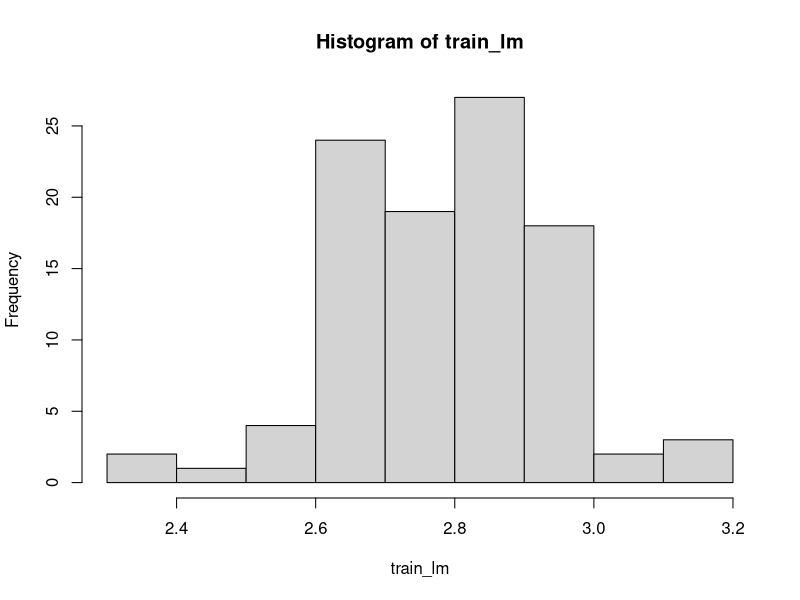
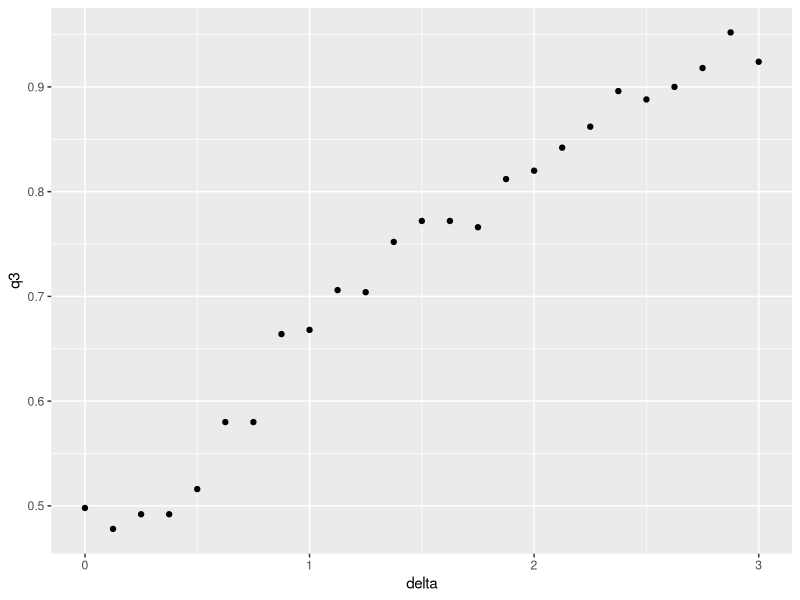

Write the R code that produced these figures, in order.
## ---- chunk 1
#eval=FALSE} 
n <- 100 
Sigma <- 9*matrix(c(1.0, 0.5, 0.5, 1.0), 2, 2) 
dat <- MASS::mvrnorm(n = 100, c(69, 69), Sigma) |> 
  data.frame() |> setNames(c("x", "y")) 
## ---- chunk 2
#eval=FALSE} 
#install.packages('DEoptimR') 
#install.packages("caret", dependencies = TRUE)
#install.packages("lifecycle")
library(ggplot2)
library(lattice)
library(caret)
library(tidyverse)
library(dslabs)
y <- dat$y 
test_index <- createDataPartition(y, times = 1, p = 0.5, list = FALSE) 
train_set <- dat |> slice(-test_index) 
test_set <- dat |> slice(test_index) 
fit <- lm(y ~ x, data = train_set) 
y_hat <- fit$coef[1] + fit$coef[2]*test_set$x 
sqrt(mean((y_hat - test_set$y)^2)) 
## ---- chunk 3
train_lm <- replicate(n, {
  test_index <- createDataPartition(y, times = 1, p = 0.5, list = FALSE) 
  train_set <- dat |> slice(-test_index) 
  test_set <- dat |> slice(test_index) 
  fit <- lm(y ~ x, data = train_set) 
  y_hat <- fit$coef[1] + fit$coef[2]*test_set$x 
  RMSE <- sqrt(mean((y_hat - test_set$y)^2)) 
})

mean(train_lm)
sd(train_lm)
hist(train_lm)
## ---- chunk 4
n <- c(100, 500, 1000, 5000, 10000)

q2 <- function(n){
  # data set
  Sigma <- 9*matrix(c(1.0, 0.5, 0.5, 1.0), 2, 2) 
  dat <- MASS::mvrnorm(n = n, c(69, 69), Sigma) |> 
    data.frame() |> setNames(c("x", "y")) 
  
  # builds 100 linear models
  train_lm <- replicate(100, {
    test_index <- createDataPartition(y, times = 1, p = 0.5, list = FALSE) 
    train_set <- dat |> slice(-test_index) 
    test_set <- dat |> slice(test_index) 
    fit <- lm(y ~ x, data = train_set) 
    y_hat <- fit$coef[1] + fit$coef[2]*test_set$x 
    RMSE <- sqrt(mean((y_hat - test_set$y)^2)) 
  })
  
  # find mean and standard deviation
  c(avg = mean(train_lm), sd = sd(train_lm))
}

# apply function to all n's
sapply(n, FUN = q2)
## ---- chunk 5
#eval=FALSE} 
n <- 100 
Sigma <- 9*matrix(c(1, 0.95, 0.95, 1), 2, 2) 
dat <- MASS::mvrnorm(n = 100, c(69, 69), Sigma) |> 
  data.frame() |> setNames(c("x", "y")) 
## ---- chunk 6
train_lm <- replicate(n, {
  test_index <- createDataPartition(y, times = 1, p = 0.5, list = FALSE) 
  train_set <- dat |> slice(-test_index) 
  test_set <- dat |> slice(test_index) 
  fit <- lm(y ~ x, data = train_set) 
  y_hat <- fit$coef[1] + fit$coef[2]*test_set$x 
  RMSE <- sqrt(mean((y_hat - test_set$y)^2)) 
})

mean(train_lm)
sd(train_lm)
# RMSE decreases
## ---- chunk 7
#eval=FALSE} 
n <- 1000 
Sigma <- matrix(c(1, 3/4, 3/4, 3/4, 1, 1/4, 3/4, 1/4, 1), 3, 3) 
dat <- MASS::mvrnorm(n = 100, c(0, 0, 0), Sigma) |> 
  data.frame() |> setNames(c("y", "x_1", "x_2")) 
## ---- chunk 8
test_index <- createDataPartition(y, times = 1, p = 0.5, list = FALSE) 
train_set <- dat |> slice(-test_index) 
test_set <- dat |> slice(test_index) 

# x_1 only 
fit <- lm(y ~ x_1, data = train_set) 
y_hat <- fit$coef[1] + fit$coef[2]*test_set$x_1
sqrt(mean((y_hat - test_set$y)^2)) 

# x_2 only 
fit <- lm(y ~ x_2, data = train_set) 
y_hat <- fit$coef[1] + fit$coef[2]*test_set$x_2
sqrt(mean((y_hat - test_set$y)^2)) 

# x_1 and x_2 
fit <- lm(y ~ x_1 + x_2, data = train_set) 
#y_hat <- fit$coef[1] + fit$coef[2]*test_set$x_1 + fit$coef[3]*test_set$x_2
y_hat <- predict.lm(fit, test_set)
sqrt(mean((y_hat - test_set$y)^2)) 
# smallest RMSE for combined!!!
## ---- chunk 9
test_index <- createDataPartition(y, times = 1, p = 0.5, list = FALSE) 
train_set <- dat |> slice(-test_index) 
test_set <- dat |> slice(test_index) 

# x_1 only 
fit <- lm(y ~ x_1, data = train_set) 
y_hat <- fit$coef[1] + fit$coef[2]*test_set$x_1
sqrt(mean((y_hat - test_set$y)^2)) 

# x_2 only 
fit <- lm(y ~ x_2, data = train_set) 
y_hat <- fit$coef[1] + fit$coef[2]*test_set$x_2
sqrt(mean((y_hat - test_set$y)^2)) 

# x_1 and x_2 
fit <- lm(y ~ x_1 + x_2, data = train_set) 
y_hat <- predict.lm(fit, test_set)
sqrt(mean((y_hat - test_set$y)^2)) 

# similar RMSE for all 3!!!
## ---- chunk 10
#eval = FALSE} 
make_data <- function(n = 1000, p = 0.5,  
                      mu_0 = 0, mu_1 = 2,  
                      sigma_0 = 1,  sigma_1 = 1){ 
  y <- rbinom(n, 1, p) 
  f_0 <- rnorm(n, mu_0, sigma_0) 
  f_1 <- rnorm(n, mu_1, sigma_1) 
  x <- ifelse(y == 1, f_1, f_0) 
  test_index <- createDataPartition(y, times = 1, p = 0.5, list = FALSE) 
  list(train = data.frame(x = x, y = as.factor(y)) |>  
         slice(-test_index), 
       test = data.frame(x = x, y = as.factor(y)) |>  
         slice(test_index)) 
} 
dat <- make_data() 
## ---- chunk 11
# linear -- this isn't right., makes no sense 
fit_lm <- lm(as.numeric(y) ~ x, data=dat$train)
p_hat_lm <- predict(fit_lm, dat$test, type="response")
y_hat_lm <- factor(ifelse(p_hat_lm > 0.5, 1, 0))
confusionMatrix(y_hat_lm, dat$test$y)$overall["Accuracy"]

# logistic
fit_glm <- glm(y ~ x, data=dat$train, family = "binomial")
y_hat_glm <- ifelse(predict(fit_glm, dat$test) > 0.5, 1, 0) |>
    factor(levels = c(0, 1))
confusionMatrix(y_hat_glm, dat$test$y)$overall["Accuracy"]
## ---- chunk 12
logistic <- replicate(100, {
  fit_glm <- glm(y ~ x, data=dat$train, family = "binomial")
  p_hat_glm <- predict(fit_glm, dat$test, type="response")
  y_hat_glm <- ifelse(predict(fit_glm, dat$test) > 0.5, 1, 0) |>
    factor(levels = c(0, 1))  
  mean(y_hat_glm == dat$test$y)
})

mean(logistic)

linear <- replicate(100, {
  fit_lm <- lm(as.numeric(y) ~ x, data=dat$train)
  #p_hat_lm <- predict(fit_lm, dat$test, type="response")
  y_hat_lm <- predict(fit_lm, dat$x)
  mean(y_hat_lm == dat$test$y)
})
mean(linear)
## ---- chunk 13
delta <- seq(0, 3, len = 25)

q3 <- sapply(delta, function(d){
  dat <- make_data(mu_1 = d)
  fit_glm <- glm(y ~ x, family = "binomial", data = dat$train)
  y_hat_glm <- ifelse(predict(fit_glm, dat$test) > 0.5, 1, 0) |>
    factor(levels = c(0, 1))
  mean(y_hat_glm == dat$test$y)
})
qplot(delta, q3)
